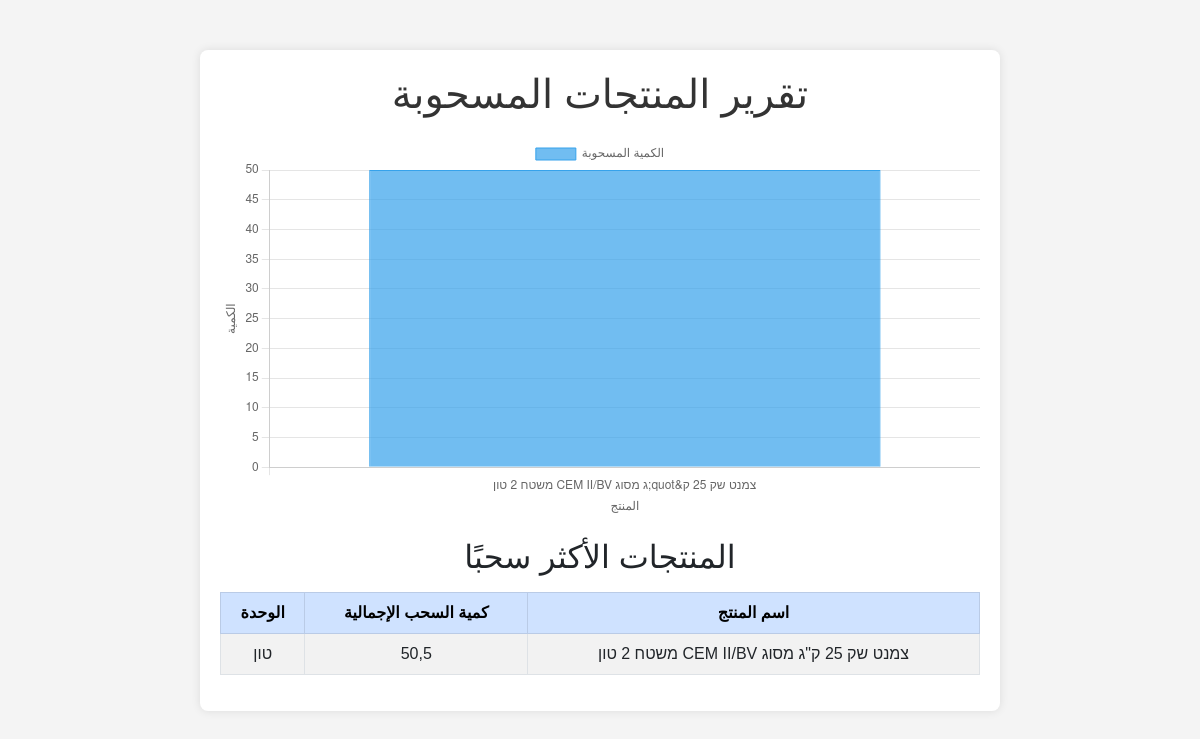
/myapp/graph/ (signed in), run on an earlier commit of the app's database.
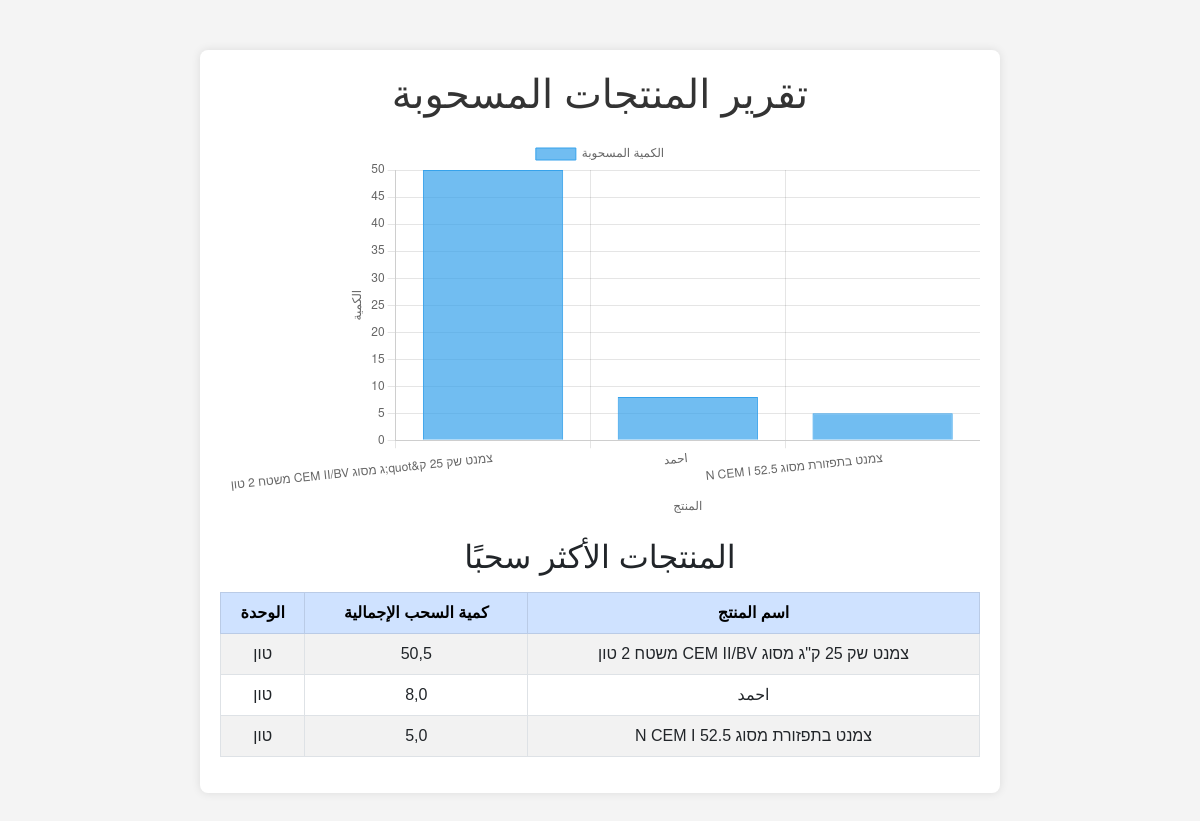
And on a later commit of the database.
### myapp/models.py (models this page shows, shortened)
class Product(models.Model):
    product_name = models.CharField(max_length=255)
    product_code = models.CharField(max_length=50, unique=True)
    quantity = models.FloatField(default=0)
    unit = models.CharField(max_length=50)
    min_stock = models.FloatField()

### myapp/views.py (the view)
# urls.py: path('graph/', views.chart_view, name='graph'),
@login_required
def chart_view(request):
    withdrawn_data = Movement.objects.filter(movement_type='سحب').values('product__product_name', 'product__unit').annotate(total_quantity=Sum('quantity')).order_by('-total_quantity')
    if not withdrawn_data.exists():
        return render(request, 'myapp/chart.html', {'error': 'لا توجد بيانات لعرض الرسم البياني.'})
    context = {
        'withdrawn_data': withdrawn_data,
    }
    return render(request, 'myapp/chart.html', context)

### myapp/templates/myapp/chart.html (shortened to what this page needs)
<!DOCTYPE html>
<html lang="ar">
<head>
    <link href="https://cdn.jsdelivr.net/npm/bootstrap@5.3.0/dist/css/bootstrap.min.css" rel="stylesheet">
</head>
<body>
<div class="container">
    <h1>تقرير المنتجات المسحوبة</h1>
    {% if error %}
        <div class="alert alert-danger" role="alert">
            {{ error }}
        </div>
    {% else %}
        <canvas id="withdrawalChart"></canvas>
        <h2 class="text-center mb-3">المنتجات الأكثر سحبًا</h2>
        <div class="table-responsive">
            <table class="table table-bordered table-striped">
                <thead class="table-primary">
                    <tr>
                        <th class="text-center">اسم المنتج</th>
                        <th class="text-center">كمية السحب الإجمالية</th>
                        <th class="text-center">الوحدة</th>
                    </tr>
                </thead>
                <tbody>
                    {% for item in withdrawn_data %}
                    <tr>
                        <td class="text-center">{{ item.product__product_name }}</td>
                        <td class="text-center">{{ item.total_quantity }}</td>
                        <td class="text-center">{{ item.product__unit }}</td>
                    </tr>
                    {% empty %}
                        <tr><td colspan="3" class="text-center">لا توجد بيانات لعرض المنتجات المسحوبة.</td></tr>
                    {% endfor %}
                </tbody>
            </table>
        </div>
    {% endif %}
</div>
<script>
    {% if withdrawn_data %}
        const withdrawnData = [
            {% for data in withdrawn_data %}
                { label: '{{ data.product__product_name }}', data: '{{ data.total_quantity }}' },
            {% endfor %}
        ];
        const ctx = document.getElementById('withdrawalChart').getContext('2d');
        new Chart(ctx, {
            type: 'bar',
            data: {
                labels: withdrawnData.map(item => item.label),
                datasets: [{
                    label: 'الكمية المسحوبة',
                    data: withdrawnData.map(item => parseInt(item.data)),
                    backgroundColor: 'rgba(54, 162, 235, 0.7)',
                    borderColor: 'rgba(54, 162, 235, 1)',
                    borderWidth: 1
                }]
            },
            options: {
                responsive: true,
                scales: {
                    y: {
                        beginAtZero: true,
                        title: {
                            display: true,
                            text: 'الكمية'
                        }
                    },
                    x: {
                        title: {
                            display: true,
                            text: 'المنتج'
                        }
                    }
                },
                plugins: {
                    tooltip: {
                        rtl: true, // عشان النص العربي في التولتيب
                    },
                },
            }
        });
    {% endif %}
</script>
</body>
</html>

What changed in the data, as far as the page shows it:
added Product: product__product_name "احمد", total_quantity "8,0", product__unit "טון"
now on this page (row edited): Product: product__product_name "צמנט בתפזורת מסוג 52.5 N CEM I", total_quantity "5,0", product__unit "טון"
Also different on the page:
chart data {{ data.total_quantity }}: 50,5 → 50,5, 8,0, 5,0
